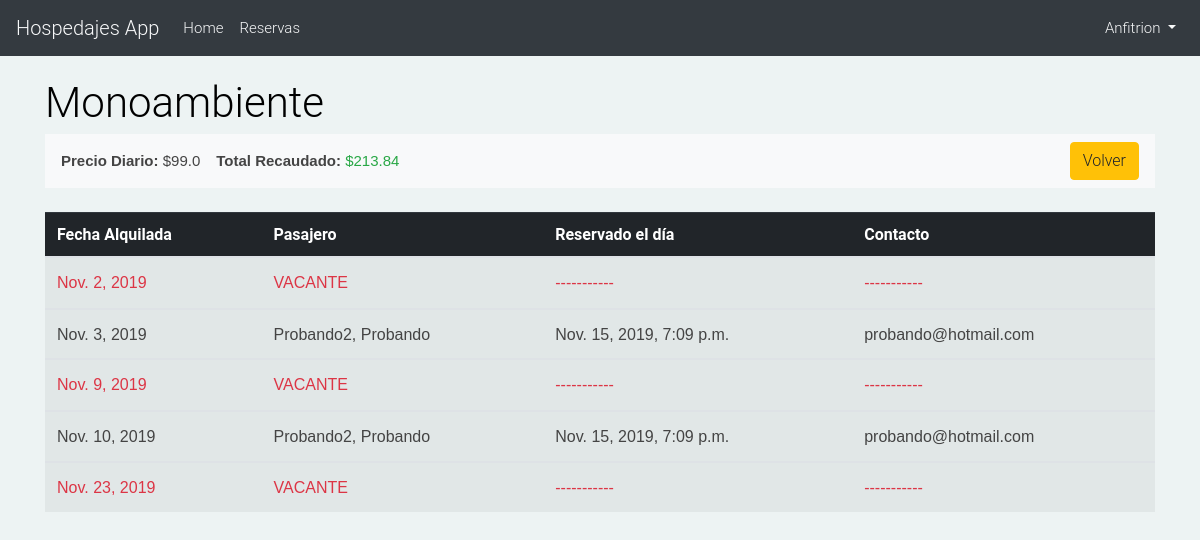
The page /hospedajes/my_bookings/9/ (signed in) on the database its author committed.
### hospedajes_app/models.py (models this page shows, shortened)
class Property(models.Model):
    pax = models.IntegerField()
    title = models.CharField(max_length=25)
    description = models.CharField(max_length=100, null=True)
    image = models.ImageField(null=True, blank=True)
    daily_import = models.FloatField()
    city = models.ForeignKey(City, on_delete=models.DO_NOTHING)
    features = models.ManyToManyField(Feature, blank=True)
    user = models.ForeignKey(Host, null=True, on_delete=models.SET_NULL)
    class Meta:
        verbose_name_plural = 'Properties'

class RentalDate(models.Model):
    property = models.ForeignKey(Property, on_delete=models.DO_NOTHING)
    booking = models.ForeignKey(Booking, null=True, blank=True, on_delete=models.DO_NOTHING)
    date = models.DateField()
    class Meta:
        verbose_name_plural = 'RentalDates'

class Booking(models.Model):  # Reserva
    profile = models.ForeignKey(Profile, on_delete=models.DO_NOTHING)
    total = models.FloatField(default=0)
    date = models.DateTimeField(null=True)
    property = models.ForeignKey(Property, null=True, on_delete=models.SET_NULL)
    class Meta:
        verbose_name_plural = 'Bookings'

class Profile(models.Model):
    name = models.CharField(max_length=25)
    surname = models.CharField(max_length=25)
    email = models.EmailField(unique=True)
    class Meta:
        verbose_name_plural = "Profiles"

### hospedajes_app/views.py (the view)
# urls.py: path('my_bookings/<int:property_id>/', views.bookingByProperty, name='bookingByProperty'),
@login_required
@staff_member_required
def bookingByProperty(request, property_id):
    property = Property.objects.get(id=property_id)
    rentalDates = RentalDate.objects.filter(property=property)
    bookings = Booking.objects.filter(property=property)
    totalAmount = 0
    for b in bookings:
        totalAmount += b.total
    return render(request, 'hospedajes_app/bookingByProperty.html', {'property': property, 'rentalDates': rentalDates, 'totalAmount': totalAmount})

### templates/hospedajes_app/bookingByProperty.html (shortened to what this page needs)
{% extends 'hospedajes_app/base.html' %}
{% block content %}
<h2>{{ property.title }}</h2>
<nav class="navbar navbar-expand-lg text-dark bg-light mb-4 mt-2">
    <p class="d-inline mr-2"><b>Precio Diario:</b> ${{property.daily_import}}</p>
    <p class="d-inline ml-2"><b>Total Recaudado:</b> <span class="text-success">${{totalAmount}}</span></p>
    <button type="button" class="btn btn-warning d-inline ml-auto" >
        <a href="{% url 'hospedajes_app:myBookings' %}">Volver</a>
    </button>
</nav>
<table class="table table-striped table-hover table table-responsive-sm">
    <thead class="thead-dark">
        <tr>
            <th scope="col">Fecha Alquilada</th>
            <th scope="col">Pasajero</th>
            <th scope="col">Reservado el día</th>
            <th scope="col">Contacto</th>
        </tr>
    </thead>
    {% for rd in rentalDates %}
    <tr>
        <tbody>
        {% if rd.booking %}
            <td><p>{{ rd.date }}</p></td>
            <td><p>{{ rd.booking.profile.surname }}, {{ rd.booking.profile.name }}</p></td>
            <td><p>{{ rd.booking.date }}</p></td>
            <td><p>{{ rd.booking.profile.email }}</p></td>
        {% else %}
            <td><p class="text-danger">{{ rd.date }}</p></td>
            <td><p class="text-danger">VACANTE</p></td>
            <td><p class="text-danger">-----------</p></td>
            <td><p class="text-danger">-----------</p></td>
        </tbody>
    {% endif %}
    </tr>
    {% endfor %}
</table>
{% endblock %}

### templates/hospedajes_app/base.html (shortened to what this page needs)
{% load static %}
<html>
    <head>
        <link rel="stylesheet" href="https://stackpath.bootstrapcdn.com/bootstrap/4.1.3/css/bootstrap.min.css">
        <link rel="stylesheet" href="https://use.fontawesome.com/releases/v5.8.2/css/all.css">
        <link rel="stylesheet" href="{% static 'css/style.css' %}">
        <link href="https://code.jquery.com/ui/1.12.1/themes/pepper-grinder/jquery-ui.css" rel="stylesheet"/>
        <link rel="stylesheet" href="{% static 'css/jquery-ui.multidatespicker.css' %}">
    </head>
    <body>
    <nav class="navbar navbar-expand-lg text-light bg-dark mb-4">
        <a class="navbar-brand" href="{% url 'hospedajes_app:index' %}">Hospedajes App</a>
        <div class="collapse navbar-collapse" id="navbarSupportedContent">
            <ul class="navbar-nav mr-auto">
                <li class="nav-item">
                    <a class="nav-link" href="{% url 'hospedajes_app:index' %}">Home</a>
                </li>
                {% if user.is_authenticated %}
                    {% if user.is_superuser or user.is_staff %}
                        <li class="nav-item">
                            <a class="nav-link" href="{% url 'hospedajes_app:myBookings' %}">Reservas</a>
                        </li>
                    {% endif %}
                {% endif %}
            </ul>
            {% if user.is_authenticated %}
                <ul class="navbar-nav">
                    <li class="nav-item dropdown">
                        <a class="nav-link dropdown-toggle" href="#" id="navbarDropdown" role="button" data-toggle="dropdown" aria-haspopup="true" aria-expanded="false">
                            {{ user.username }}
                        </a>
                    </li>
                </ul>
            {% else %}
                <form class="form-inline my-2 my-lg-0">
                    <a href="{% url 'login' %}" class="btn btn-outline-secondary">Log in</a>
                    <a href="{% url 'hospedajes_app:signup' %}" class="btn btn-primary ml-2">Sign up</a>
                </form>
            {% endif %}
        </div>
    </nav>
    <div class="content container">
        <div class="row">
            <div class="col">
                {% block content %}
                {% endblock %}
            </div>
        </div>
    </div>
    </body>
</html>

### static/css/style.css (style rules this page uses)
body { font-size: 15px; font-family: 'Roboto', sans-serif; background: #EDF3F3; color: #000; }
h1, h2, h3, h4, h5, h6, p, a, ul, span, li, img { margin: 0; padding: 0; font-weight: 300; }
h1,h2,h3,h4,h5,h6 { line-height: 1.5; }
p { line-height: 1.6; font-family: 'Maven Pro', sans-serif; font-weight: 400; color: #444; }
h2 { font-size: 2.8em; line-height: 1.1; }
a, button { text-decoration: none; color: inherit; transition: all .3s; }

### rows shown on the page
Property: title "Monoambiente", daily_import "99.0"
RentalDate: date "Nov. 2, 2019"
RentalDate: date "Nov. 3, 2019", booking.profile.surname "Probando2", booking.profile.name "Probando", booking "Nov. 15, 2019, 7:09 p.m.", booking.profile.email "probando@hotmail.com"
RentalDate: date "Nov. 9, 2019"
RentalDate: date "Nov. 10, 2019", booking.profile.surname "Probando2", booking.profile.name "Probando", booking "Nov. 15, 2019, 7:09 p.m.", booking.profile.email "probando@hotmail.com"
RentalDate: date "Nov. 23, 2019"

### other values the page prints
{{ user.username }} "Anfitrion"
{{ totalAmount }} "213.84"
